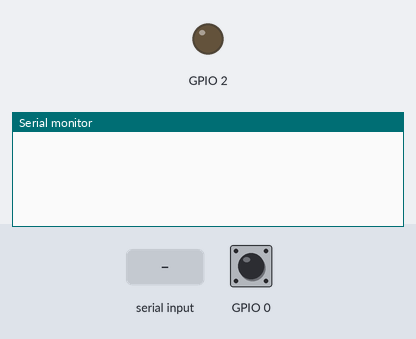
Recording of a sketch running on a simulated ESP32. Shown: output pins drawn as LEDs (lit = HIGH), the last lines printed to the serial monitor. The inputs (shaded band) are chosen by the test bench; at power-on: GPIO 0 HIGH. Nothing arrives over Bluetooth unless stated; a phone connects over Bluetooth LE 3 s after start.

Above: at 1.2 s.
1.3 s: GPIO 0 pulled LOW for 0.15 s
At 2.1 s:
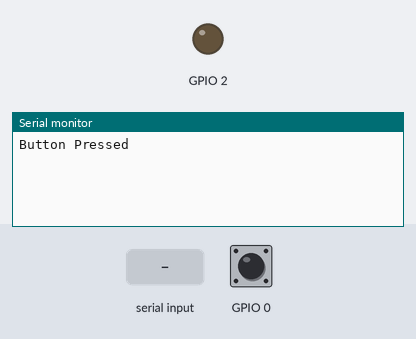
2.9 s: "1" received over Serial
At 3.3 s:
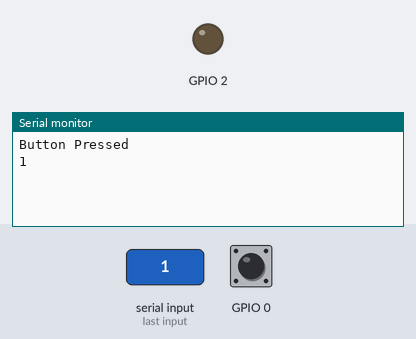

The sketch:

ESP32_BLE.ino
```cpp
/*
    Based on Neil Kolban example for IDF: https://github.com/nkolban/esp32-snippets/blob/master/cpp_utils/tests/BLE%20Tests/SampleServer.cpp
    Ported to Arduino ESP32 by Evandro Copercini
*/

#include <BLEDevice.h>
#include <BLEUtils.h>
#include <BLEServer.h>

// See the following for generating UUIDs:
// https://www.uuidgenerator.net/

#define SERVICE_UUID        "4fafc201-1fb5-459e-8fcc-c5c9c331914b"
#define CHARACTERISTIC_UUID "beb5483e-36e1-4688-b7f5-ea07361b26a8"

class MyCallbacks: public BLECharacteristicCallbacks {
    void onWrite(BLECharacteristic *pCharacteristic) {
      std::string value = pCharacteristic->getValue();

     /* if(value.length()> 0) {
            for (int i = 0; i < value.length(); i++)
              Serial.print(value[i]);
        }*/
      digitalWrite(2,1);
      delay(1000);
      digitalWrite(2,0);
    }
};

void setup() {
  //Serial.begin(115200);
  pinMode(0, INPUT_PULLUP);
  pinMode(2, OUTPUT);
  BLEDevice::init("Gwintech-Dev");
  BLEServer *pServer = BLEDevice::createServer();
  BLEService *pService = pServer->createService(SERVICE_UUID);
  BLECharacteristic *pCharacteristic = pService->createCharacteristic(
                                         CHARACTERISTIC_UUID,
                                         BLECharacteristic::PROPERTY_READ |
                                         BLECharacteristic::PROPERTY_WRITE|
                                         BLECharacteristic::PROPERTY_NOTIFY
                                       );

  pCharacteristic->setValue("This is a test");
  pCharacteristic->setCallbacks(new MyCallbacks());
  pService->start();
  BLEAdvertising *pAdvertising = pServer->getAdvertising();
  pAdvertising->start();

}

void loop() {
  // put your main code here, to run repeatedly:
      static uint8_t lastPinState = 1;
    uint8_t pinState = digitalRead(0);
    if(!pinState && lastPinState){
        Serial.println("Button Pressed");

    }
    lastPinState = pinState;
    while(Serial.available()) Serial.write(Serial.read());
}
```

Measured:
- after the input at 1.3 s, the serial monitor: prints a new line at once (image 1)
- after the input at 2.9 s, the serial monitor: prints a new line at once (image 2)
